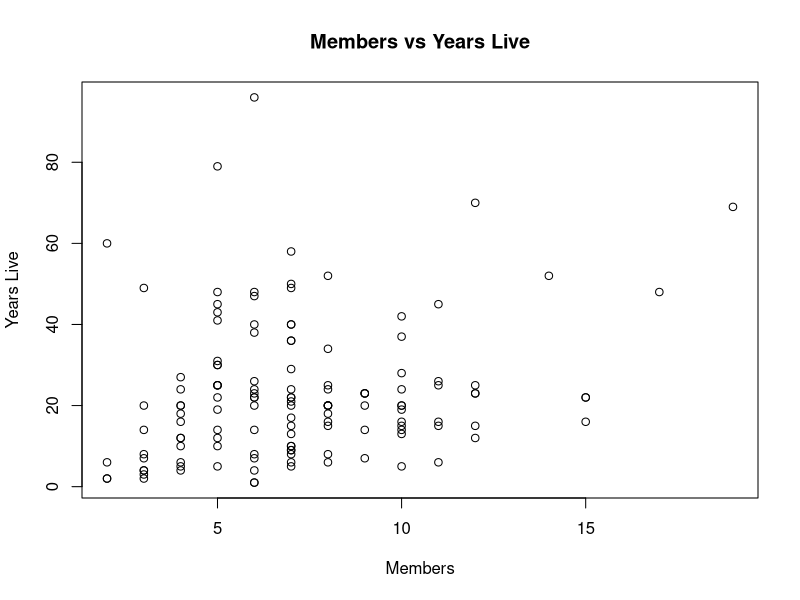
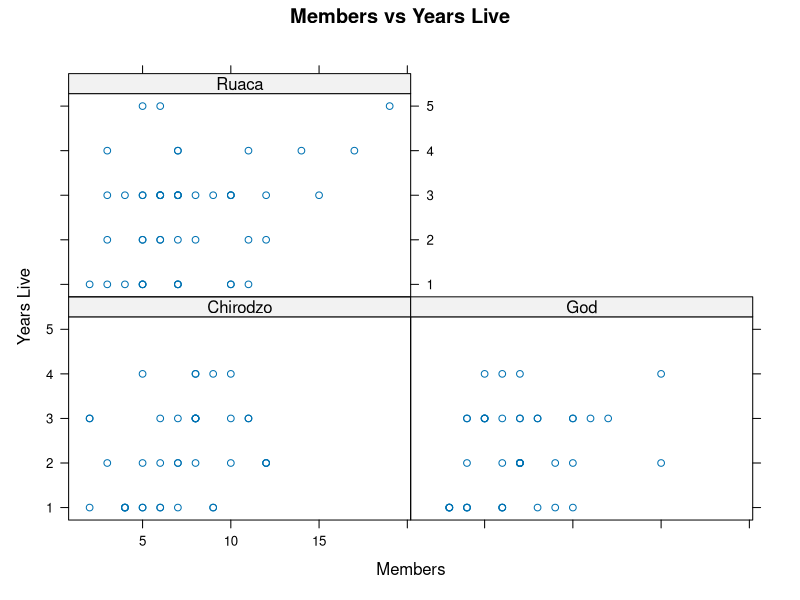
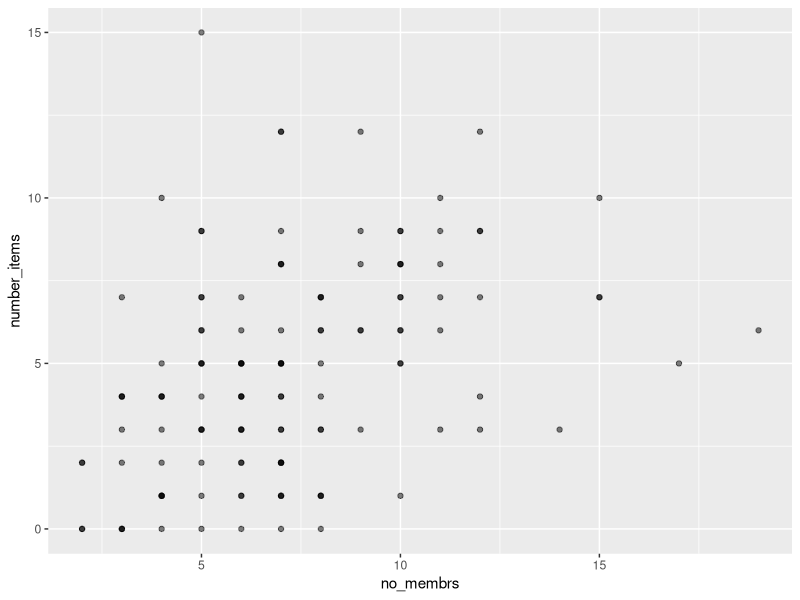
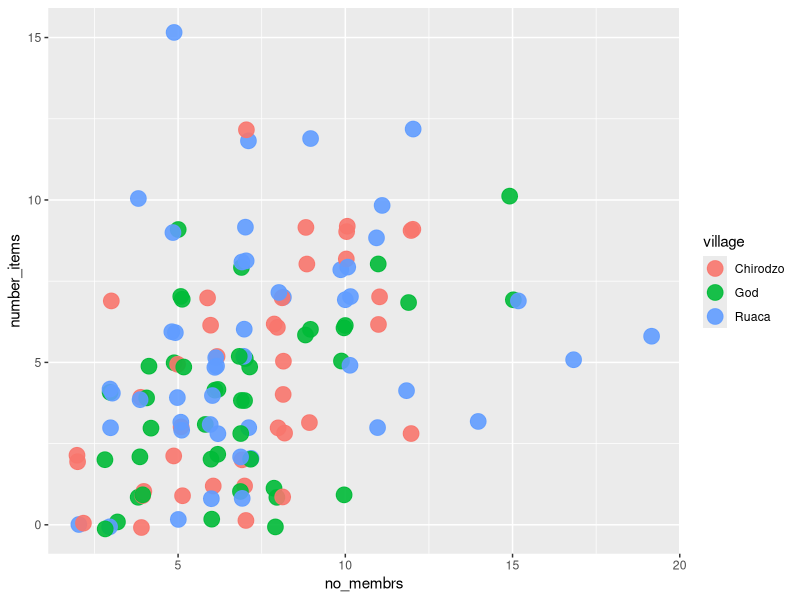
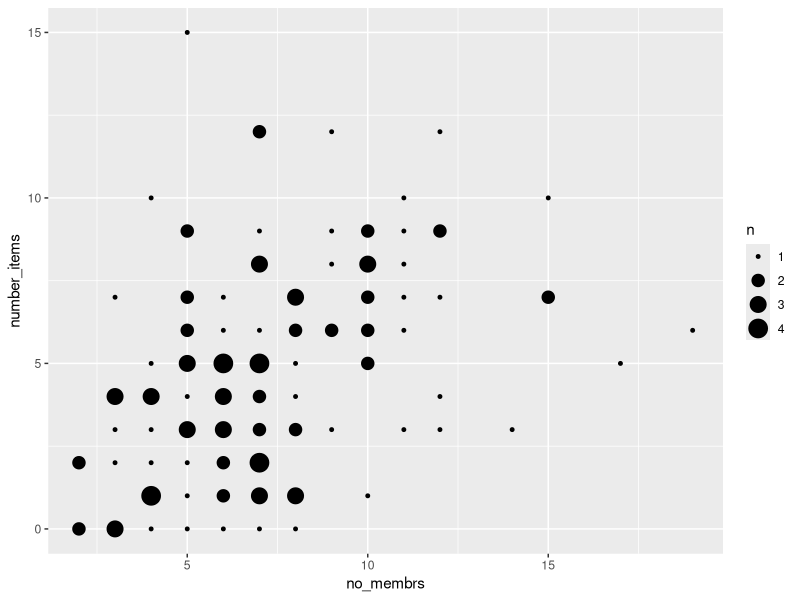
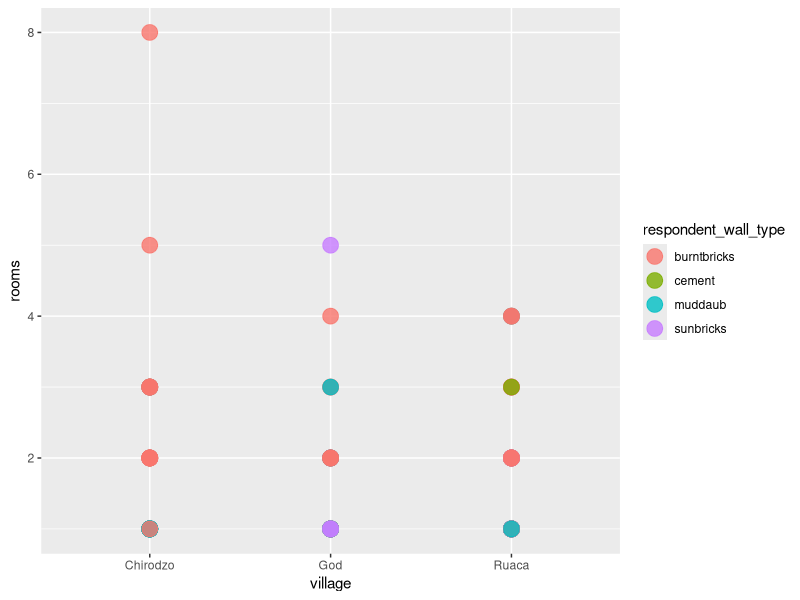
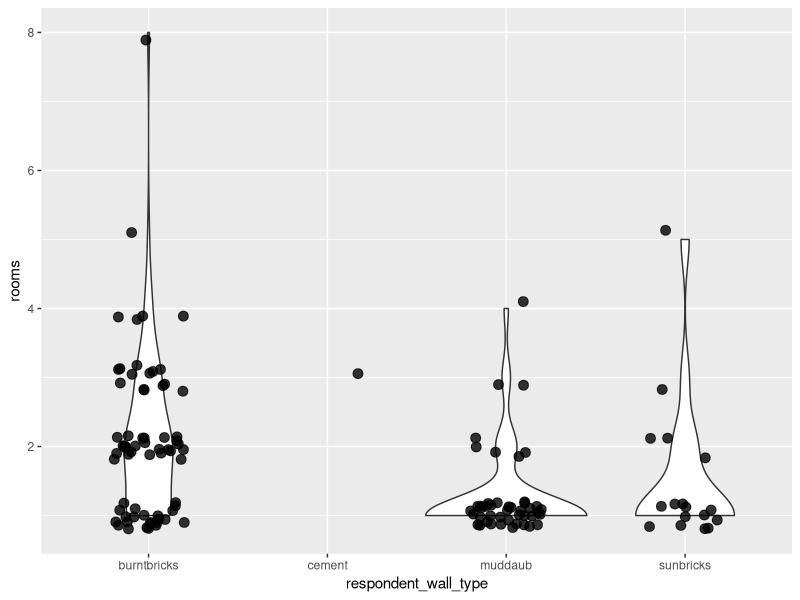
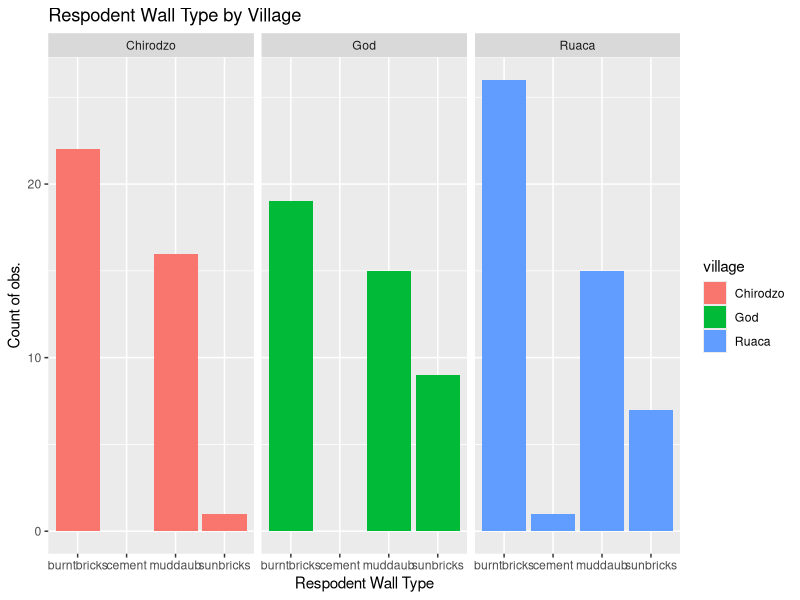

Recreate these plots in R, in order. (Note: this script raises an error after producing the figures.)
rm(list=ls())

library(tidyverse)
library(here)

interviews_plotting <- read_csv("data_output/interviews_plotting.csv")
view(interviews_plotting)

plot(x=interviews_plotting$no_membrs, y=interviews_plotting$years_liv,
     main="Members vs Years Live",
     xlab="Members",
     ylab="Years Live")

library(lattice)

xyplot(liv_count ~ no_membrs | village, 
       data=interviews_plotting,
       main="Members vs Years Live",
       xlab="Members",
       ylab="Years Live")

interviews_plotting |>
  ggplot(aes(x=no_membrs, y = number_items)) +
  geom_point(alpha=0.5)

interviews_plotting |>
  ggplot(aes(x=no_membrs, y = number_items)) +
  geom_jitter(aes(color = village),
              alpha = 0.9, 
              width = 0.2,
              size = 5,
              height = 0.2)

interviews_plotting |>
  ggplot(aes(x=no_membrs, y = number_items)) +
  geom_count()

#Exercise
interviews_plotting |>
  ggplot(aes(x=village, y=rooms)) +
  geom_point(aes(color=respondent_wall_type),
              alpha=0.8,
              width=0.2,
              size=5,
              height=0.2)

interviews_plotting |>
  ggplot(aes(x=respondent_wall_type, y=rooms)) +
  geom_violin() +
  geom_jitter(alpha = 0.8, 
              width = 0.2,
              size = 3,
              height = 0.2)

interviews_plotting |>
  ggplot(aes(x=respondent_wall_type)) +
  geom_bar(aes(fill=village),position="dodge") +
  labs(title = "Respodent Wall Type by Village",
       x = "Respodent Wall Type",
       y = "Count of obs.") + 
  facet_wrap(~village)

percent_wall_type <- interviews_plotting %>%
  filter(respondent_wall_type != "cement") %>%
  count(village, respondent_wall_type) %>%
  group_by(village) %>%
  mutate(percent = (n / sum(n)) * 100) %>%
  ungroup()

percent_wall_type %>%
  ggplot(aes(x = respondent_wall_type, y = percent)) +
  geom_bar(stat = "identity", position = "dodge") +
  labs(title = "Proportion of wall type by village",
       x="Village",
       y="Percentage,%") +
  facet_wrap(~village) +
  theme_bw()

percent_items <- interviews_plotting %>%
  group_by(village) %>%
  summarize(across(bicycle:no_listed_items, ~ sum(.x) / n() * 100)) %>%
  pivot_longer(bicycle:no_listed_items, names_to = "items", values_to = "percent")
percent_items

my_plot <- percent_items %>%
  ggplot(aes(x = village, y = percent, fill = village)) +
  geom_bar(stat = "identity", position = "dodge") +
  facet_wrap(~ items) +
  labs(title = "Percent of respondents in each village who owned each item",
       x = "Village",
       y = "Percent of Respondents") +
  theme_excel_new() +
  scale_fill_excel_new()

ggsave("fig_output/ggplot-demo.png", my_plot)
